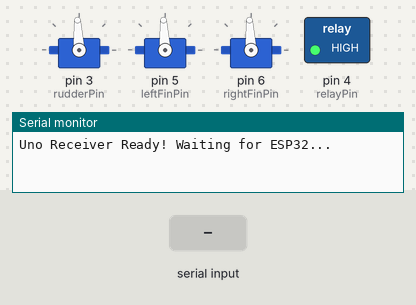
Simulated run of this sketch. Board: Arduino Uno, built with avr-gcc and run on an emulated ATmega328P. Shown: 3 × servo, switched loads named in the sketch (green lamp = pin HIGH), the last lines printed to the serial monitor. Inputs (shaded band) come from the test bench.

Above: at 1.2 s.
1.3 s: "F" received over the second serial link
At 1.6 s:
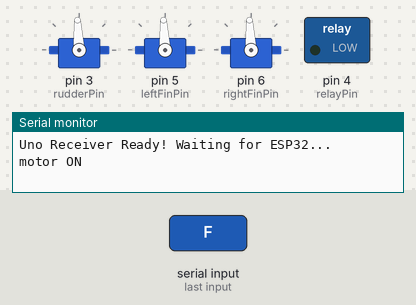
4.3 s: "L" received over the second serial link
At 5.1 s:
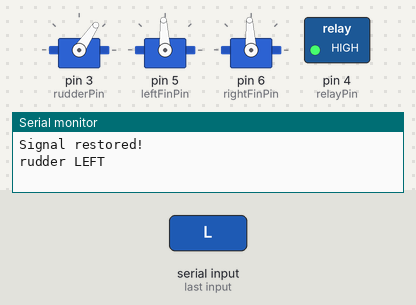
7.3 s: "R" received over the second serial link
At 8.5 s:
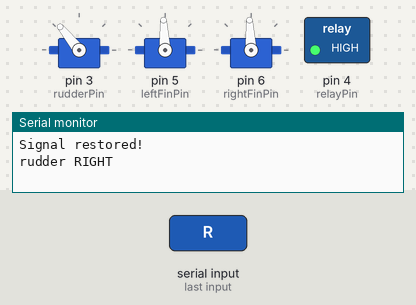
10.3 s: "U" received over the second serial link
At 10.9 s:
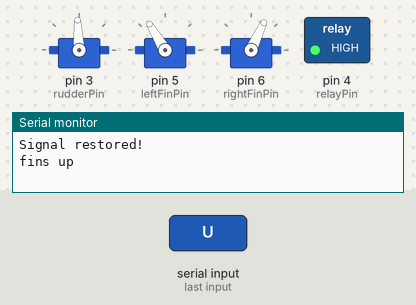
13.3 s: "D" received over the second serial link
At 14.4 s:
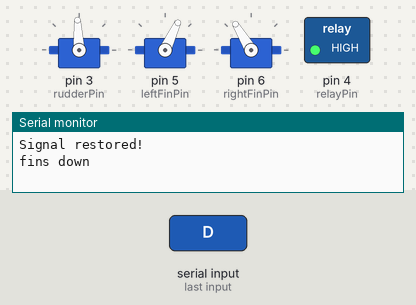
Timing chart, 0 to 16.3 s (numbered marks = the images above; inputs shaded):
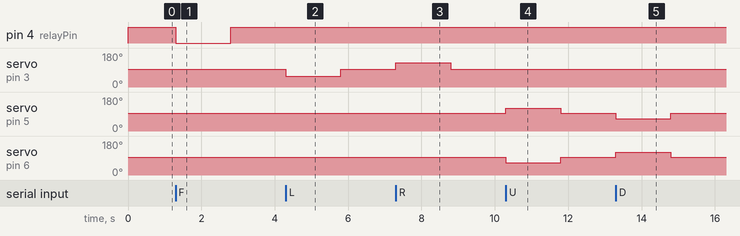

The sketch:

uno_fish_code.ino
```cpp
#include <AltSoftSerial.h>
#include <ServoTimer2Plus.h>

AltSoftSerial hc12; // Hardwired to Pin 8 (RX) and Pin 9 (TX) on Uno

ServoTimer2Plus rudderServo;
ServoTimer2Plus leftFinServo;
ServoTimer2Plus rightFinServo;

const int rudderPin = 3;
const int relayPin = 4;
const int leftFinPin = 5;
const int rightFinPin = 6;

const int RELAY_ON = LOW;
const int RELAY_OFF = HIGH;

// Servo pulse widths in microseconds (1500 = 90 deg center)
const int CENTER = 1500;
const int LEFT_ANGLE = 1125;   // ~45 deg
const int RIGHT_ANGLE = 1875;  // ~135 deg
const int FIN_UP = 1790;       // ~125 deg
const int FIN_DOWN = 1210;     // ~55 deg

unsigned long lastSignalTime = 0;
const unsigned long FAILSAFE_TIMEOUT = 1500; // 1.5 seconds without signal
bool failsafeTriggered = false;

void centerAllAndStop() {
  digitalWrite(relayPin, RELAY_OFF);
  rudderServo.write(CENTER);
  leftFinServo.write(CENTER);
  rightFinServo.write(CENTER);
}

void setup() {
  Serial.begin(9600);
  hc12.begin(9600);

  pinMode(relayPin, OUTPUT);
  digitalWrite(relayPin, RELAY_OFF);

  rudderServo.attach(rudderPin);
  leftFinServo.attach(leftFinPin);
  rightFinServo.attach(rightFinPin);

  centerAllAndStop();
  lastSignalTime = millis();
  Serial.println("Uno Receiver Ready! Waiting for ESP32...");
}

void loop() {
  if (hc12.available()) {
    char cmd = hc12.read();
    lastSignalTime = millis(); // Reset failsafe timer on any valid byte

    if (failsafeTriggered) {
      failsafeTriggered = false;
      Serial.println("Signal restored!");
    }

    switch (cmd) {
      case 'F':
        digitalWrite(relayPin, RELAY_ON);
        Serial.println("motor ON");
        break;
      case 'S':
        digitalWrite(relayPin, RELAY_OFF);
        Serial.println("motor OFF");
        break;

      case 'L':
        rudderServo.write(LEFT_ANGLE);
        Serial.println("rudder LEFT");
        break;
      case 'R':
        rudderServo.write(RIGHT_ANGLE);
        Serial.println("rudder RIGHT");
        break;
      case 'C':
        rudderServo.write(CENTER);
        Serial.println("rudder CENTERED");
        break;

      case 'U':
        leftFinServo.write(FIN_UP);
        rightFinServo.write(FIN_DOWN);
        Serial.println("fins up");
        break;
      case 'D':
        leftFinServo.write(FIN_DOWN);
        rightFinServo.write(FIN_UP);
        Serial.println("fins down");
        break;
      case 'N':
        leftFinServo.write(CENTER);
        rightFinServo.write(CENTER);
        Serial.println("fins centered");
        break;

      case 'H':
        // Quiet heartbeat received - keeps failsafe timer alive
        break;
    }
  }

  // Auto-stop failsafe if radio signal drops for > 1.5 seconds
  if (!failsafeTriggered && (millis() - lastSignalTime > FAILSAFE_TIMEOUT)) {
    centerAllAndStop();
    failsafeTriggered = true;
    Serial.println("FAILSAFE: Signal lost -> motor OFF & servos CENTERED");
  }
}
```

Measured:
- after the input at 1.3 s, pin 4 (relayPin): HIGH → LOW at once, → HIGH 1.5 s later
- after the input at 4.3 s, servo on pin 3 (rudderPin): 93° → 56° at once, → 93° 1.5 s later
- after the input at 7.3 s, servo on pin 3 (rudderPin): 93° → 129° at once, → 93° 1.5 s later
- after the input at 10.3 s, servo on pin 5 (leftFinPin): 93° → 121° at once, → 93° 1.5 s later; servo on pin 6 (rightFinPin): 93° → 65° at once, → 93° 1.5 s later
- after the input at 13.3 s, servo on pin 5 (leftFinPin): 93° → 65° at once, → 93° 1.5 s later; servo on pin 6 (rightFinPin): 93° → 121° at once, → 93° 1.5 s later
